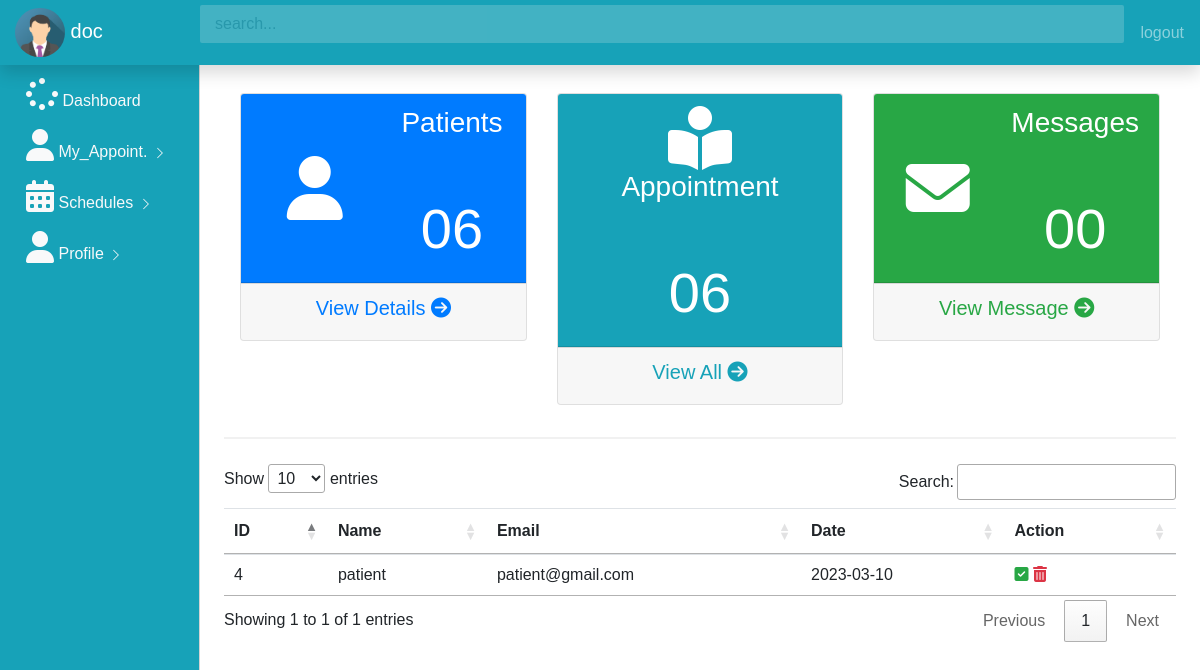
/get_appointment_recieved (signed in), run on the app's committed database.
### app.py (models this page shows, shortened)
class User(UserMixin, db.Model):
    id = db.Column(db.Integer, primary_key=True)
    username = db.Column(db.String(100))
    email = db.Column(db.String(100), unique=True)
    password = db.Column(db.String(100))
    doctor = db.Column(db.Boolean)
    admin = db.Column(db.Boolean)
    work = db.Column(db.String(100))
    country = db.Column(db.String(100))
    image = db.Column(db.String(100))
    @property
    def unhashed_password(self):
        raise AttributeError('cannot view unhased password')
    appointment_by = db.relationship('Appointments',
                                     foreign_keys='Appointments.asked_by_id',
                                     backref='asker',
                                     lazy=True
                                     )
    Receive_by = db.relationship('Notiication',
                                 foreign_keys='Notiication.receive_by_id',
                                 backref='reciever',
                                 lazy=True
                                 )
    Sender_by = db.relationship('Notiication',
                                foreign_keys='Notiication.doctor_id',
                                backref='sender',
                                lazy=True
                                )
    answers_requested = db.relationship('Appointments',
                                        foreign_keys='Appointments.doctor_id',
                                        backref='expert',
                                        lazy=True
                                        )

class Appointments(db.Model):
    id = db.Column(db.Integer, primary_key=True)
    name = db.Column(db.String(100))
    email = db.Column(db.String(100))
    date = db.Column(db.String(100))
    asked_by_id = db.Column(db.Integer, db.ForeignKey('user.id'))
    doctor_id = db.Column(db.Integer, db.ForeignKey('user.id'))

### app.py (the view)
@app.route('/get_appointment_recieved')
@login_required
def get_appointment_recieved():
    rows = db.session.query(Appointments).count()
    doc_appoint = Appointments.query.filter_by(doctor_id=current_user.id).all()
    owner = User.query.filter_by(
        email=current_user.email, password=current_user.password, admin=False, doctor=True).first()
    if not owner:
        flash("Kindly login as patient !")
        return redirect(url_for('home'))
    else:
        return render_template('appointment_recieved.html', appoints=doc_appoint, rows=rows)

### app.py (called while the page is built)
@login_manager.user_loader
def load_user(user_id):
    return User.query.get(int(user_id))

### templates/appointment_recieved.html (shortened to what this page needs)
{% include 'doctor_dash.html' %}
{% block body %}
<main role="main" class="col-md-9 ml-sm-auto col-lg-10 px-4">
    <hr>
            <table class=" table table-hover " id="myTable">
                <thead>
                    <tr>
                    <th>ID</th>
                    <th>Name</th>
                    <th>Email</th>
                    <th>Date</th>
                    <th>Action</th>
                </tr>
            </thead>
                {% for row in  appoints %}
            <tbody id="myTable">
                    <td> {{row.id}}</td>
                    <td> {{row.name}}</td>
                    <td> {{row.email}}</td>
                    <td> {{row.date}}</td>
                    <td>
                        <a  class="text-success" data-toggle="modal" href="/update/{{row.id}}" data-target="#myModalmessage{{row.id}}">
                            <i class ="	fa fa-check-square fa-3"></i>
                        </a>
                        <a href="/delete_appointment/{{row.id}}" class="text-danger">
                            <i class ="	fa fa-trash fa-3"></i>
                        </a>
                    </td>
            </tbody>
            </table>
                {% endfor %}
</main>
{% endblock %}

### templates/doctor_dash.html (shortened to what this page needs)
<!doctype html>
<html lang="en">
  <head>
    <link rel="stylesheet" href="https://stackpath.bootstrapcdn.com/bootstrap/4.5.2/css/bootstrap.min.css">
    <link rel="stylesheet" href="/static/css/dashboard.css">
    <link rel="stylesheet" href="https://cdn.datatables.net/1.10.22/css/jquery.dataTables.min.css">
  </head>
  <body> {%block body%}
    <nav class="navbar navbar-dark bg-info fixed-top flex-md-nowrap p-0 shadow">
        <a class="navbar-brand col-sm-3 col-md-2 mr-0" href="#">
          <img src="{{url_for('static', filename ='img_avatar.png')}}" alt="Avatar" style="width:50px;border-radius: 50%;">
          {{current_user.username}}
        </a>
        <input type="text" class="form-control form-control-primary w-100" placeholder="search...">
        <ul class=" navbar-nav px-3">
            <li class="nav-item text-nowrap">
                <a class="nav-link" onclick="return confirm('Confirm logout') " href="{{url_for('home')}}">logout</a>
            </li>
        </ul>
      </nav>
      <div class="container-fluid">
        <div class="row">
            <div class  = "col-md-2 bg-info d-none d-md-block sidebar">
                <div class="left-sidebar">
                    <ul class="nav flex-column sidebar-nav">
                        <li class="nav-item">
                          <a class="nav-link text-light" href="{{url_for('doctor_dash')}}">
                            <i class ="fa fa-spinner fa-2x"></i> Dashboard</a>
                        </li>
                        <li class="nav-item">
                          <a class="nav-link text-light" href="{{url_for('get_appointment_recieved')}}">
                            <i class="fa fa-user fa-2x"></i> My_Appoint.
                            <svg class="bi bi-chevron-right" width="16" height="16" viewBox="0 0 20 20" fill="currentColor" xmlns="http://www.w3.org/2000/svg"><path fill-rule="evenodd" d="M6.646 3.646a.5.5 0 01.708 0l6 6a.5.5 0 010 .708l-6 6a.5.5 0 01-.708-.708L12.293 10 6.646 4.354a.5.5 0 010-.708z"/></svg>
                          </a>
                        </li>
                        <li class="nav-item">
                          <a class="nav-link text-light" href="#">
                            <i class="fa fa-calendar fa-2x"></i>  Schedules
                            <svg class="bi bi-chevron-right" width="16" height="16" viewBox="0 0 20 20" fill="currentColor" xmlns="http://www.w3.org/2000/svg"><path fill-rule="evenodd" d="M6.646 3.646a.5.5 0 01.708 0l6 6a.5.5 0 010 .708l-6 6a.5.5 0 01-.708-.708L12.293 10 6.646 4.354a.5.5 0 010-.708z"/></svg>
                            </a>
                        </li>
                        <li class="nav-item">
                          <a class="nav-link text-light " href="{{url_for('profile_doctor')}}">
                            <i class="fa fa-user fa-2x"></i>  Profile
                            <svg class="bi bi-chevron-right" width="16" height="16" viewBox="0 0 20 20" fill="currentColor" xmlns="http://www.w3.org/2000/svg"><path fill-rule="evenodd" d="M6.646 3.646a.5.5 0 01.708 0l6 6a.5.5 0 010 .708l-6 6a.5.5 0 01-.708-.708L12.293 10 6.646 4.354a.5.5 0 010-.708z"/></svg>
                        </a>
                        </li>
                      </ul>
                </div>
            </div>
            <main role="main" class="col-md-9 ml-sm-auto col-lg-10 px-4">
                <h3>Dashboard</h3>
                <div class="container">
                  <div class="row ">
                    <div class="col-md-4">
                      <div class="card text-center">
                        <div class = "card-header bg-primary text-white">
                         <div class="row align-items-center">
                           <div class="col">
                             <i class="fa fa-user fa-4x"></i>
                           </div>
                           <div class="col">
                             <h3 >Patients</h3>
                           <br><br>
                             <h6 class ="display-4">0{{rows}}</h6>
                           </div>
                         </div>
                        </div>
                        <div class = "card-footer">
                         <h5>
                           <a  class ="text-primary" href="#" class="text-primary">View Details <i class="fa fa-arrow-circle-right"></i></i></a>
                         </h5>
                        </div>
                      </div>
                    </div>
                   <div class="col-md-4">
                     <div class="card text-center">
                       <div class = "card-header bg-info text-white">
                        <div class="row align-items-center">
                          <div class="col">
                            <i class="fa fa-book-reader fa-4x"></i>
                          </div>
                          <div class="col">
                            <h3 >Appointment</h3>
                            <br><br>
                            <h6 class = "display-4">0{{rows}}</span></h6>
                          </div>
                        </div>
                       </div>
                       <div class = "card-footer">
                        <h5>
                          <a href="{{url_for('get_appointment_recieved')}}" class="text-info">View All <i class="fa fa-arrow-circle-right"></i></i></a>
                        </h5>
                       </div>
                     </div>
                   </div>
                   <div class="col-md-4">
                     <div class="card text-center">
                       <div class = "card-header bg-success text-white">
                        <div class="row align-items-center">
                          <div class="col">
                            <i class="fa fa-envelope fa-4x"></i>
                          </div>
                          <div class="col">
                            <h3 >Messages</h3>
                            <br><br>
                            <h6 class = "display-4">00</span></h6>
                          </div>
                        </div>
                       </div>
                       <div class = "card-footer">
                        <h5>
                          <a href="#" class="text-success">View Message <i class="fa fa-arrow-circle-right"></i></i></a>
                        </h5>
                       </div>
                     </div>
                   </div>
                  </div>
                     </div>
            </main>
        </div>
      </div>
    {% endblock %}
  </body>
</html>

### static/css/dashboard.css (style rules this page uses)
.form-control-primary { margin: 10px; opacity: 0.2; border-radius: 2px; }
.sidebar { position: fixed; top:0; left:0; bottom:0; z-index:100; padding: 70px 0 0 10px; border-right: 1px solid #d3d3d3; }
.sidebar-nav li .nav-link { color: #333; font-weight: 500; }
body { font-family: Arial, Helvetica, sans-serif; }
* { box-sizing: border-box; }
.container { padding: 16px; background-color: white; }
input[type=text], input[type=password] { width: 100%; padding: 15px; margin: 5px 0 22px 0; display: inline-block; border: none; background: #f1f1f1; }
hr { border: 1px solid #f1f1f1; margin-bottom: 25px; }
a { color: dodgerblue; }

### data on the page
User: username "doc"
Appointments: id "4", name "patient", email "patient@gmail.com", date "2023-03-10"

### other printed values
{{ rows }} "6"
